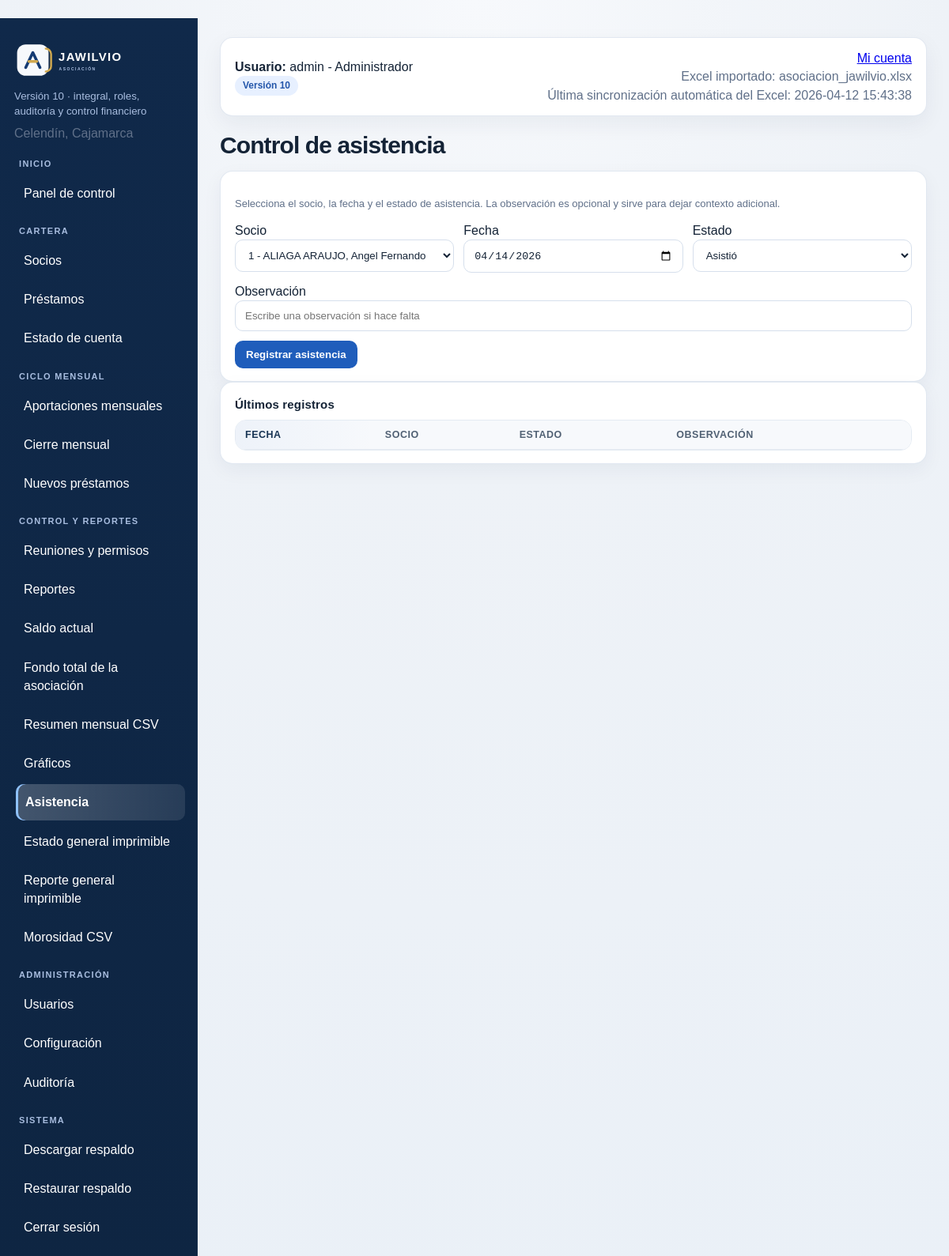
The page /asistencia (signed in) on the database its author committed.
### tables this page shows
CREATE TABLE configuracion (
    clave TEXT PRIMARY KEY,
    valor TEXT
);

CREATE TABLE users (
    id INTEGER PRIMARY KEY AUTOINCREMENT,
    username TEXT UNIQUE NOT NULL,
    password TEXT NOT NULL,
    role TEXT NOT NULL
, estado TEXT NOT NULL DEFAULT 'Activo', creado_en TEXT, ultimo_acceso TEXT);

CREATE TABLE meta (
    clave TEXT PRIMARY KEY,
    valor TEXT
);

### app/routes.py (the view, shortened to what this page needs)
@bp.route('/asistencia', methods=['GET', 'POST'])
@login_required
def asistencia():
    with connect_db() as conn:
        socios = conn.execute("SELECT numero, nombre FROM socios ORDER BY numero").fetchall()
        registros = conn.execute("SELECT * FROM asistencia ORDER BY fecha DESC, id DESC LIMIT 50").fetchall()
    return render_template('asistencia.html', socios=socios, registros=registros, hoy=datetime.now().strftime('%Y-%m-%d'))

### app/routes.py (called while the page is built)
def connect_db():
    conn = sqlite3.connect(current_app.config['DATABASE'])
    conn.row_factory = sqlite3.Row
    return conn

def role_can_access_endpoint(role, endpoint, write=False):
    if not endpoint:
        return True
    if endpoint.startswith('static'):
        return True
    if endpoint in {'main.login', 'main.logout', 'main.index'}:
        return True
    access_map = ROLE_WRITE_ACCESS if write else ROLE_VIEW_ACCESS
    allowed = access_map.get(role or '', set())
    return '*' in allowed or endpoint in allowed

def login_required(view):
    @wraps(view)
    def wrapped(*args, **kwargs):
        if not session.get('user_id'):
            return redirect(url_for('main.login'))
        return view(*args, **kwargs)
    return wrapped

### app/templates/asistencia.html (shortened to what this page needs)
{% extends 'base.html' %}
{% block content %}
<h2>Control de asistencia</h2>
<div class="card section">
  <p class="small-note">Selecciona el socio, la fecha y el estado de asistencia. La observación es opcional y sirve para dejar contexto adicional.</p>
  {% if can_access('main.asistencia', True) %}
  <form method="post" class="form-inline">
    <div>
      <label>Socio</label>
      <select name="socio_numero" required>
        {% for s in socios %}
          <option value="{{ s.numero }}">{{ s.numero }} - {{ s.nombre }}</option>
        {% endfor %}
      </select>
    </div>
    <div>
      <label>Fecha</label>
      <input type="date" name="fecha" value="{{ hoy }}" required>
    </div>
    <div>
      <label>Estado</label>
      <select name="estado" required>
        <option>Asistió</option>
      </select>
    </div>
    <div style="grid-column:1/-1">
      <label>Observación</label>
      <input type="text" name="observacion" placeholder="Escribe una observación si hace falta">
    </div>
    <div style="grid-column:1/-1">
      <button class="btn" type="submit">Registrar asistencia</button>
    </div>
  </form>
  {% else %}
  <div class="small-note">Tu rol puede revisar la asistencia, pero no registrar cambios.</div>
  {% endif %}
</div>
<div class="card">
  <h3>Últimos registros</h3>
  <table>
    <thead><tr><th>Fecha</th><th>Socio</th><th>Estado</th><th>Observación</th></tr></thead>
  </table>
</div>
{% endblock %}

### app/templates/base.html (shortened to what this page needs)
<!doctype html>
<html lang="es">
<head>
  <link rel="stylesheet" href="{{ url_for('static', filename='css/style.css') }}">
</head>
<body>
{% if session.get('user_id') %}
<div class="layout">
  <aside class="sidebar">
    <div class="sidebar-brand">
      <img class="sidebar-logo" src="{{ url_for('static', filename='img/logo_jawilvio_dark.svg') }}" alt="Logo JAWILVIO">
    </div>
    <small>Versión 10 · integral, roles, auditoría y control financiero</small>
    <div class="muted" style="margin-top:6px">{{ app_ubicacion }}</div>
    <nav class="nav" style="margin-top:20px">
      <div class="nav-section-title">Inicio</div>
      {% if can_access('main.dashboard') %}<a class="{% if request.endpoint == 'main.dashboard' %}active{% endif %}" href="{{ url_for('main.dashboard') }}">Panel de control</a>{% endif %}
      <div class="nav-section-title">Cartera</div>
      {% if can_access('main.socios') %}<a class="{% if request.endpoint == 'main.socios' %}active{% endif %}" href="{{ url_for('main.socios') }}">Socios</a>{% endif %}
      {% if can_access('main.prestamos') %}<a class="{% if request.endpoint == 'main.prestamos' %}active{% endif %}" href="{{ url_for('main.prestamos') }}">Préstamos</a>{% endif %}
      {% if can_access('main.estado_cuenta') %}<a class="" href="{{ url_for('main.estado_cuenta') }}">Estado de cuenta</a>{% endif %}
      <div class="nav-section-title">Ciclo mensual</div>
      {% if can_access('main.aportaciones_mensuales') %}<a class="{% if request.endpoint == 'main.aportaciones_mensuales' %}active{% endif %}" href="{{ url_for('main.aportaciones_mensuales') }}">Aportaciones mensuales</a>{% endif %}
      {% if can_access('main.cierre_mensual') %}<a class="{% if request.endpoint == 'main.cierre_mensual' %}active{% endif %}" href="{{ url_for('main.cierre_mensual') }}">Cierre mensual</a>{% endif %}
      {% if can_access('main.nuevos_prestamos') %}<a class="{% if request.endpoint == 'main.nuevos_prestamos' %}active{% endif %}" href="{{ url_for('main.nuevos_prestamos') }}">Nuevos préstamos</a>{% endif %}
      <div class="nav-section-title">Control y reportes</div>
      {% if can_access('main.reuniones') %}<a class="{% if request.endpoint == 'main.reuniones' %}active{% endif %}" href="{{ url_for('main.reuniones') }}">Reuniones y permisos</a>{% endif %}
      {% if can_access('main.reportes') %}<a class="{% if request.endpoint == 'main.reportes' %}active{% endif %}" href="{{ url_for('main.reportes') }}">Reportes</a>{% endif %}
      {% if can_access('main.saldo_actual') %}<a class="" href="{{ url_for('main.saldo_actual') }}">Saldo actual</a>{% endif %}
      {% if can_access('main.fondo_total') %}<a class="{% if request.endpoint == 'main.fondo_total' %}active{% endif %}" href="{{ url_for('main.fondo_total') }}">Fondo total de la asociación</a>{% endif %}
      {% if can_access('main.reporte_mensual_csv') %}<a class="{% if request.endpoint == 'main.reporte_mensual_csv' %}active{% endif %}" href="{{ url_for('main.reporte_mensual_csv') }}">Resumen mensual CSV</a>{% endif %}
      {% if can_access('main.graficos') %}<a class="{% if request.endpoint == 'main.graficos' %}active{% endif %}" href="{{ url_for('main.graficos') }}">Gráficos</a>{% endif %}
      {% if can_access('main.asistencia') %}<a class="{% if request.endpoint == 'main.asistencia' %}active{% endif %}" href="{{ url_for('main.asistencia') }}">Asistencia</a>{% endif %}
      {% if can_access('main.pdf_estado_general') %}<a class="{% if request.endpoint == 'main.pdf_estado_general' %}active{% endif %}" href="{{ url_for('main.pdf_estado_general') }}">Estado general imprimible</a>{% endif %}
      {% if can_access('main.reporte_imprimible') %}<a class="{% if request.endpoint == 'main.reporte_imprimible' %}active{% endif %}" href="{{ url_for('main.reporte_imprimible') }}">Reporte general imprimible</a>{% endif %}
      {% if can_access('main.reporte_morosos_csv') %}<a class="{% if request.endpoint == 'main.reporte_morosos_csv' %}active{% endif %}" href="{{ url_for('main.reporte_morosos_csv') }}">Morosidad CSV</a>{% endif %}
      {% if can_access('main.usuarios') %}
      <div class="nav-section-title">Administración</div>
      <a class="{% if request.endpoint == 'main.usuarios' %}active{% endif %}" href="{{ url_for('main.usuarios') }}">Usuarios</a>
      <a class="{% if request.endpoint == 'main.configuracion' %}active{% endif %}" href="{{ url_for('main.configuracion') }}">Configuración</a>
      <a class="{% if request.endpoint == 'main.auditoria' %}active{% endif %}" href="{{ url_for('main.auditoria') }}">Auditoría</a>
      {% endif %}
      <div class="nav-section-title">Sistema</div>
      {% if can_access('main.backup') %}<a class="{% if request.endpoint == 'main.backup' %}active{% endif %}" href="{{ url_for('main.backup') }}">Descargar respaldo</a>{% endif %}
      {% if can_access('main.restaurar_respaldo') %}<a class="{% if request.endpoint == 'main.restaurar_respaldo' %}active{% endif %}" href="{{ url_for('main.restaurar_respaldo') }}">Restaurar respaldo</a>{% endif %}
      <a href="{{ url_for('main.logout') }}">Cerrar sesión</a>
    </nav>
  </aside>
  <main class="content">
    <div class="topbar">
      <div><strong>Usuario:</strong> {{ session.get('username') }} - {{ session.get('role') }}<br><span class="badge">Versión 10</span></div>
      <div class="muted" style="text-align:right">
        <div><a href="{{ url_for('main.mi_cuenta') }}">Mi cuenta</a></div>
        <div>Excel importado: {{ excel_importado }}</div>
        {% if excel_sync_at %}
        <div>Última sincronización automática del Excel: {{ excel_sync_at }}</div>
        {% endif %}
      </div>
    </div>
    {% block content %}{% endblock %}
  </main>
</div>
{% else %}
{% block auth %}{% endblock %}
{% endif %}
</body>
</html>

### app/static/css/style.css (style rules this page uses)
:root { --nav:#10294a; --bg:#eef2f7; --card:#fff; --primary:#1f5dbb; --primary-dark:#174a95; --text:#142336; --muted:#607089; --line:#e4ebf3; --line-strong:#d6dfec; --shadow-soft:0 10px 28px rgba(16,41,74,.06); --shadow-card:0 8px 24px rgba(16,41,74,.05); }
* { box-sizing:border-box }
body { margin:0; font-family:Arial,sans-serif; background:radial-gradient(circle at top,#f7f9fc 0,#eef2f7 35%,#eaf0f7 100%); color:var(--text); line-height:1.45; }
.layout { display:flex;min-height:100vh }
.sidebar { width:250px; background:linear-gradient(180deg,#10294a 0,#0e2542 100%); color:#fff; padding:26px 18px; box-shadow:inset -1px 0 0 rgba(255,255,255,.06); }
.sidebar-brand { margin:0 0 10px; }
.sidebar-logo { display:block; width:100%; max-width:190px; height:auto; }
.sidebar small { color:#a8bddf; display:block; line-height:1.4; }
.nav a { display:block; color:#fff; text-decoration:none; padding:11px 12px; border-radius:10px; margin:4px 0; transition:background .18s ease,transform .18s ease; }
.nav-section-title { margin:18px 6px 6px; color:#a8bddf; font-size:11px; font-weight:800; letter-spacing:.12em; text-transform:uppercase; }
.nav-section-title:first-child { margin-top:0; }
.nav a:hover,.nav a.active { background:rgba(255,255,255,.12); transform:translateX(2px); }
.nav a.active { background:linear-gradient(90deg,rgba(255,255,255,.22),rgba(255,255,255,.1)); box-shadow:inset 3px 0 0 #8fc2ff; font-weight:700; }
.content { flex:1; padding:24px 28px 34px; }
.content h2 { margin:0 0 16px; font-size:30px; line-height:1.1; letter-spacing:-.03em; }
.topbar { background:#fff; border:1px solid rgba(214,223,236,.7); border-radius:16px; padding:14px 18px; margin-bottom:20px; display:flex; justify-content:space-between; align-items:center; gap:12px; box-shadow:var(--shadow-soft); }
.badge { display:inline-block; background:#e7f0ff; color:#2457aa; border-radius:999px; padding:4px 10px; font-size:12px; font-weight:bold; }
.card,.kpi-box { background:var(--card); border-radius:16px; padding:18px 18px 16px; border:1px solid rgba(214,223,236,.72); box-shadow:var(--shadow-card); transition:transform .18s ease, box-shadow .18s ease, border-color .18s ease; }
.card h3,.kpi-box h3 { margin:0 0 10px; font-size:15px; line-height:1.3; letter-spacing:.01em; }
table { width:100%; border-collapse:separate; border-spacing:0; background:#fff; border:1px solid var(--line); border-radius:14px; overflow:hidden; }
th,td { padding:11px 12px; border-bottom:1px solid #e6ebf2; text-align:left; font-size:14px; vertical-align:top; }
th { background:#f7f9fc; font-size:12.5px; letter-spacing:.04em; text-transform:uppercase; color:#516174; position:sticky; top:0; z-index:2; }
th:first-child,td:first-child { font-weight:700; color:#183454; background-image:linear-gradient(90deg,rgba(31,93,187,.045),rgba(31,93,187,0)); }
.section { margin-top:16px }
.btn { display:inline-flex; align-items:center; justify-content:center; background:var(--primary); color:#fff; text-decoration:none; border:none; border-radius:10px; padding:10px 14px; cursor:pointer; font-weight:600; transition:background .18s ease,transform .18s ease,box-shadow .18s ease; }
a { transition:color .16s ease,text-decoration-color .16s ease,opacity .16s ease }
input[type=text],input[type=password],input[type=date],select { width:100%; padding:11px 12px; border:1px solid #d6dfec; border-radius:10px; background:#fff; color:var(--text); transition:border-color .18s ease, box-shadow .18s ease, transform .18s ease; }
.muted { color:var(--muted) }
.form-inline { display:grid;grid-template-columns:1fr 180px 160px;gap:12px }
.small-note { color:#607089;font-size:13px;line-height:1.5 }
.form-inline { display:grid;grid-template-columns:repeat(3,1fr);gap:12px }
.card .search:last-child,.card form:last-child,.card table:last-child { margin-bottom:0 }

### rows shown on the page
configuracion: valor "Celendín, Cajamarca"
users: get "admin", get "Administrador"
meta: valor "asociacion_jawilvio.xlsx"
meta: valor "2026-04-12 15:43:38"

### other values the page prints
form field socio_numero "1 - ALIAGA ARAUJO, Angel Fernando"
